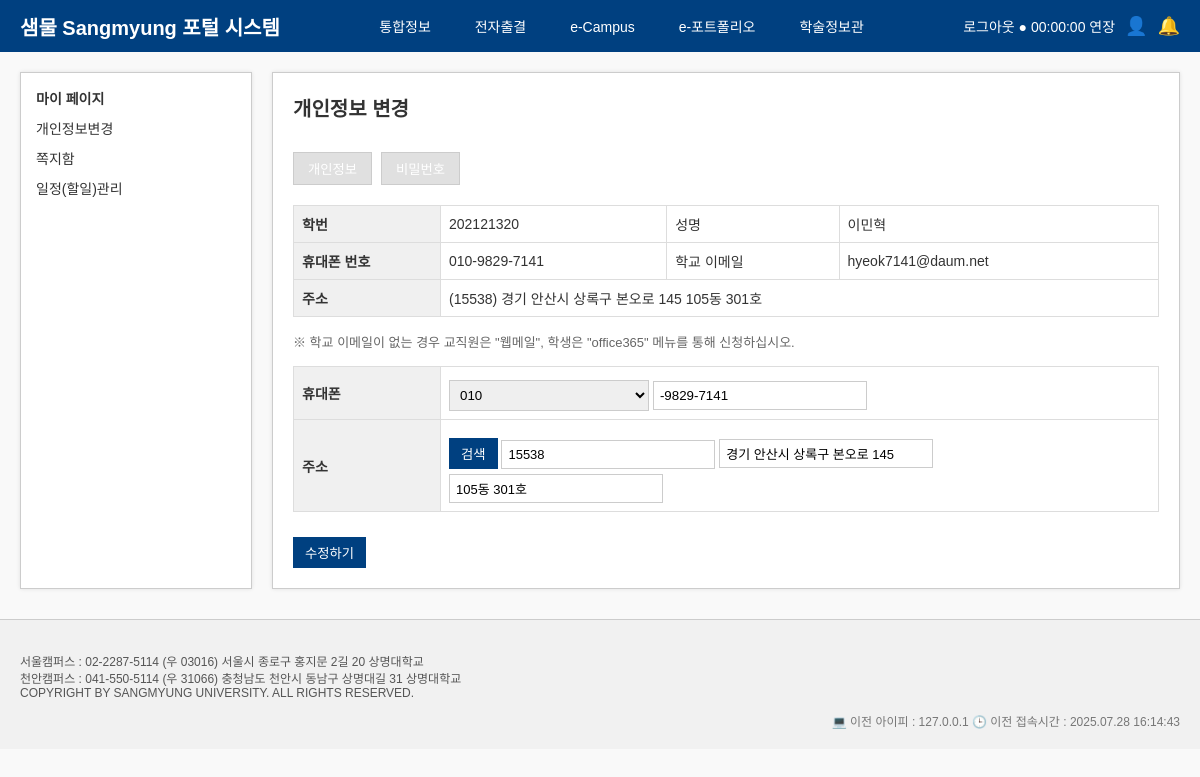
/accounts/profile/ (signed in), run on the app's committed database.
### smul/academic/models.py (models this page shows, shortened)
class StudentProfile(models.Model):
    user = models.OneToOneField(User, on_delete=models.CASCADE)
    student_id = models.CharField(max_length=20)
    name = models.CharField(max_length=50)
    gender = models.CharField(max_length=10)
    department = models.CharField(max_length=100)
    nationality = models.CharField(max_length=50)
    phone = models.CharField(max_length=20)
    email = models.EmailField()
    professor = models.CharField(max_length=50)
    eng_name = models.CharField(max_length=50)
    bank = models.CharField(max_length=50)
    account_number = models.CharField(max_length=50)
    account_holder = models.CharField(max_length=50)
    zipcode = models.CharField(max_length=10, blank=True, null=True)
    address = models.CharField(max_length=200, blank=True, null=True)
    address_detail = models.CharField(max_length=200, blank=True, null=True)
    total_credit = models.PositiveIntegerField(default=0)     # 총 취득학점
    major_credit = models.PositiveIntegerField(default=0)     # 전공학점
    liberal_credit = models.PositiveIntegerField(default=0)   # 교양학점
    general_credit = models.PositiveIntegerField(default=0)   # 일반선택
    teaching_credit = models.PositiveIntegerField(default=0)  # 교직학점
    etc_credit = models.PositiveIntegerField(default=0)       # 기타학점
    gpa = models.FloatField(default=0.0)                      # 평균 평점

### accounts/views.py (the view)
# urls.py: path('profile/', views.user_info_page, name='profile'),  # 개인정보 탭
@login_required
def user_info_page(request):
    try:
        profile = StudentProfile.objects.get(user=request.user)
    except StudentProfile.DoesNotExist:
        profile = None
    ip_address = get_client_ip(request)
    last_login_time = request.user.last_login
    force_logout = request.session.get('force_logout', False)
    if force_logout:
        del request.session['force_logout']
    return render(request, 'accounts/user_info.html', {
        'user': request.user,
        'profile': profile,
        'ip_address': ip_address,
        'last_login_time': last_login_time,
        'force_logout': force_logout,
    })

### accounts/views.py (called while the page is built)
def get_client_ip(request):
    x_forwarded_for = request.META.get('HTTP_X_FORWARDED_FOR')
    if x_forwarded_for:
        ip = x_forwarded_for.split(',')[0]
    else:
        ip = request.META.get('REMOTE_ADDR')
    return ip

### accounts/templates/accounts/user_info.html (shortened to what this page needs)
{% load static %}
<!DOCTYPE html>
<html lang="ko">
<head>
    <link rel="stylesheet" href="{% static 'user_info.css' %}">
</head>
<body>
<div class="gnb">
    <div class="logo-button">
        <a href="/" style="text-decoration: none; color: inherit;">샘물 Sangmyung 포털 시스템</a>
    </div>
    <div class="gnb-menu">
        <a href="/smul/"><button>통합정보</button></a>
        <button>전자출결</button>
        <button>e-Campus</button>
        <button>e-포트폴리오</button>
        <button>학술정보관</button>
    </div>
    <div class="gnb-user">
        <span>로그아웃 ● 00:00:00 연장</span>
        <span class="gnb-icon">👤</span>
        <span class="gnb-icon">🔔</span>
    </div>
</div>
<div class="main-container">
    <div class="sidebar">
        <div class="sidebar-title">마이 페이지</div>
        <ul>
            <li><a href="{% url 'user_info_page' %}" class="{% if request.path == '/accounts/user_info/' %}active{% endif %}">개인정보변경</a></li>
            <li><a href="{% url 'message_box' %}" class="{% if request.path == '/accounts/message_box/' %}active{% endif %}">쪽지함</a></li>
            <li><a href="{% url 'todo' %}" class="{% if request.path == '/accounts/todo/' %}active{% endif %}">일정(할일)관리</a></li>
        </ul>
    </div>
    <div class="content">
        <h2>개인정보 변경</h2>
        <div class="tab-buttons">
            <button id="btn-profile" onclick="showTab('profile')">개인정보</button>
            <button id="btn-password" onclick="showTab('password')">비밀번호</button>
        </div>
        <div id="tab-profile">
            {% if profile %}
            <table class="info-table">
                <tr><td>학번</td><td>{{ profile.student_id }}</td><td>성명</td><td>{{ profile.name }}</td></tr>
                <tr><td>휴대폰 번호</td><td>{{ profile.phone }}</td><td>학교 이메일</td><td>{{ profile.email }}</td></tr>
                <tr><td>주소</td><td colspan="3">({{ profile.zipcode }}) {{ profile.address }} {{ profile.address_detail }}</td></tr>
            </table>
            {% else %}
            <p style="color:red;">학생 정보가 존재하지 않습니다.</p>
            {% endif %}
            <p class="info-notice">※ 학교 이메일이 없는 경우 교직원은 "웹메일", 학생은 "office365" 메뉴를 통해 신청하십시오.</p>
            <form method="POST" action="{% url 'update_user_address' %}">
                <table class="edit-table">
                    <tr>
                        <td>휴대폰</td>
                        <td>
                            <select name="phone_prefix">
                                <option value="010" {% if profile.phone|slice:":3" == "010" %}selected{% endif %}>010</option>
                            </select>
                            <input type="text" name="phone" value="{{ profile.phone|slice:"3:" }}">
                        </td>
                    </tr>
                    <tr>
                        <td>주소</td>
                        <td>
                            <button type="button" onclick="execDaumPostcode()">검색</button>
                            <input type="text" name="zipcode" placeholder="우편번호" value="{{ profile.zipcode }}">
                            <input type="text" name="address" placeholder="도로명 주소" value="{{ profile.address }}">
                            <input type="text" name="address_detail" placeholder="상세 주소" value="{{ profile.address_detail }}">
                        </td>
                    </tr>
                </table>
                <div class="form-actions">
                    <input type="submit" value="수정하기">
                </div>
            </form>
        </div>
    </div>
</div>
<div class="footer">
    <p>서울캠퍼스 : 02-2287-5114 (우 03016) 서울시 종로구 홍지문 2길 20 상명대학교<br>
    천안캠퍼스 : 041-550-5114 (우 31066) 충청남도 천안시 동남구 상명대길 31 상명대학교<br>
    COPYRIGHT BY SANGMYUNG UNIVERSITY. ALL RIGHTS RESERVED.</p>
    <div class="footer-right">
        <span>💻 이전 아이피 : {{ ip_address }}</span>
        <span>🕒 이전 접속시간 : {{ last_login_time|date:"Y.m.d H:i:s" }}</span>
    </div>
</div>
</body>
</html>

### static/user_info.css (style rules this page uses)
body { margin: 0; font-family: '맑은 고딕', sans-serif; font-size: 14px; color: #333; background-color: #f9f9f9; }
.gnb { background-color: #004080; color: white; display: flex; justify-content: space-between; padding: 10px 20px; align-items: center; }
.logo-button { font-size: 20px; font-weight: bold; }
.gnb-menu button { background: none; border: none; color: white; margin: 0 8px; font-size: 14px; cursor: pointer; }
.gnb-user { display: flex; align-items: center; gap: 10px; }
.gnb-icon { font-size: 18px; }
.main-container { display: flex; margin-top: 20px; padding: 0 20px; }
.sidebar { width: 200px; background-color: #fff; border: 1px solid #ccc; padding: 15px; margin-right: 20px; box-shadow: 0 0 4px rgba(0,0,0,0.1); }
.sidebar-title { font-weight: bold; margin-bottom: 10px; }
.sidebar ul { list-style: none; padding: 0; margin: 0; }
.sidebar ul li { margin-bottom: 10px; }
.sidebar ul li a { text-decoration: none; color: #333; }
.content { flex: 1; background-color: #fff; padding: 20px; border: 1px solid #ccc; box-shadow: 0 0 4px rgba(0,0,0,0.1); }
.content h2 { margin-top: 0; font-size: 20px; margin-bottom: 20px; }
.tab-buttons { margin-bottom: 20px; }
.tab-buttons button { background-color: #e0e0e0; border: 1px solid #ccc; padding: 6px 14px; cursor: pointer; margin-right: 5px; }
.info-table, .edit-table { width: 100%; border-collapse: collapse; margin-bottom: 15px; }
.info-table td, .edit-table td { border: 1px solid #ddd; padding: 8px; }
.info-table td:first-child, .edit-table td:first-child { background-color: #f0f0f0; font-weight: bold; width: 130px; }
.info-notice { color: #666; font-size: 13px; margin-bottom: 15px; }
input[type="text"], input[type="password"], select { padding: 6px; width: 200px; border: 1px solid #ccc; margin-top: 5px; }
input[placeholder] { font-size: 13px; }
button, input[type="submit"] { background-color: #004080; color: white; border: none; padding: 6px 12px; cursor: pointer; margin-top: 10px; }
.footer { background-color: #f1f1f1; font-size: 12px; padding: 20px; margin-top: 30px; color: #555; border-top: 1px solid #ccc; }
.footer-right { margin-top: 10px; text-align: right; color: #777; }

### data on the page
StudentProfile: student_id "202121320", name "이민혁", phone "010-9829-7141", email "hyeok7141@daum.net", zipcode "15538", address "경기 안산시 상록구 본오로 145", address_detail "105동 301호", phone_prefix "010", phone "-9829-7141"

### other printed values
{{ ip_address }} "127.0.0.1"
{{ last_login_time|date:"Y.m.d H:i:s" }} "2025.07.28 16:14:43"
